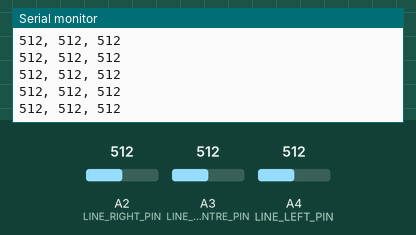
Recording of a sketch running on a simulated Arduino Uno, built with avr-gcc and run on an emulated ATmega328P. Shown: the last lines printed to the serial monitor. The test bench sets the inputs (shaded band); at power-on: A3 (LINE_CENTRE_PIN) = 512, A2 (LINE_RIGHT_PIN) = 512, A4 (LINE_LEFT_PIN) = 512.

Above: at 2.7 s.
2.8 s: A3 (LINE_CENTRE_PIN) set to 985
At 2.86 s:
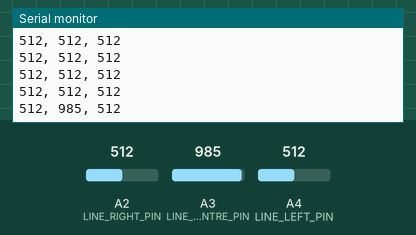
5.8 s: A3 (LINE_CENTRE_PIN) set to 1007
At 5.81 s:
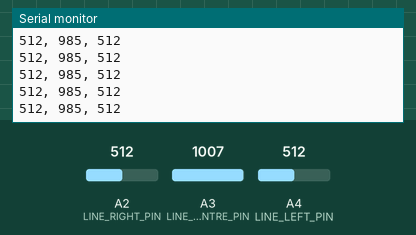
Timing chart, 0 to 8.8 s (numbered marks = the images above; inputs shaded):
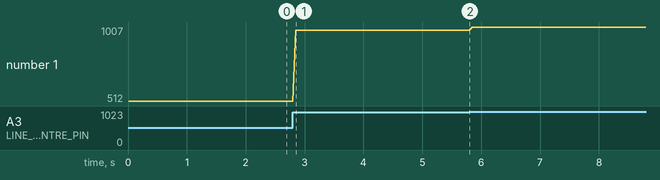

The sketch:

ir_line_sensor.ino
```cpp
#define LINE_LEFT_PIN A4
#define LINE_CENTRE_PIN A3
#define LINE_RIGHT_PIN A2

void setup() {
  pinMode(LINE_LEFT_PIN, INPUT);
  pinMode(LINE_CENTRE_PIN, INPUT);
  pinMode(LINE_RIGHT_PIN, INPUT);

  // Start Serial monitor and print "reset"
  // so we know if the board is reseting
  // unexpectedly.
  Serial.begin(9600);
  Serial.setTimeout(100);

  while (!Serial) {
    ; // wait for serial port to connect. Needed for native USB port only
  }
  Serial.println("***RESET***");
}

void loop()
{
  // To store result.
  int l_value; // left sensor
  int c_value; // centre sensor
  int r_value; // right sensor

  // Read analog voltages
  l_value = analogRead( LINE_LEFT_PIN );
  c_value = analogRead( LINE_CENTRE_PIN );
  r_value = analogRead( LINE_RIGHT_PIN );

  // To send data back to your computer.
  // You can open either Serial monitor or plotter.
  Serial.print( l_value );
  Serial.print( ", " );
  Serial.print( c_value );
  Serial.print( ", " );
  Serial.print( r_value );
  Serial.print( "\n" );

  delay(50);
}
```

Measured:
- after the input at 2.8 s, the serial monitor: prints a new line after 0.05 s (image 1)
- plotted number 1: 512 → 985 after the input at 2.8 s, 985 → 1007 after the input at 5.8 s
